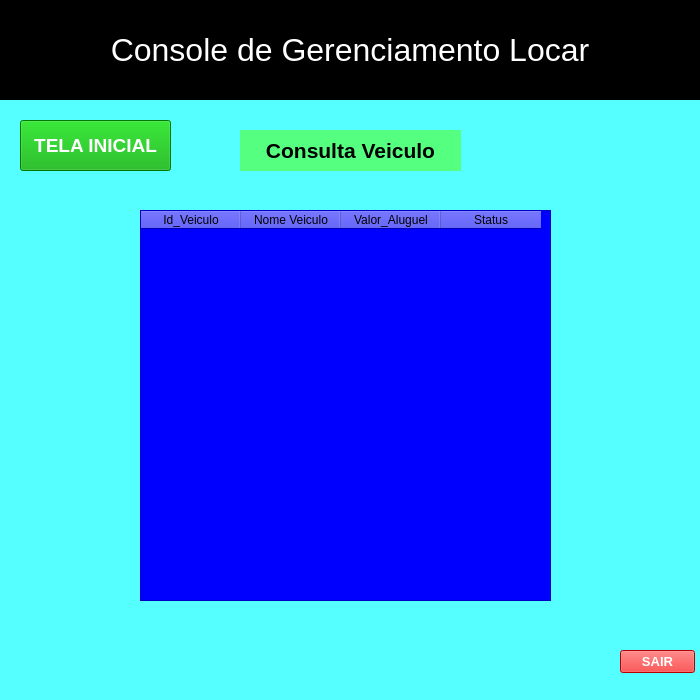
<?xml version="1.0" encoding="UTF-8"?>
<ui version="4.0">
 <class>Locar_Cadastro_Veiculo</class>
 <widget class="QMainWindow" name="Locar_Cadastro_Veiculo">
  <property name="geometry">
   <rect>
    <x>0</x>
    <y>0</y>
    <width>700</width>
    <height>700</height>
   </rect>
  </property>
  <property name="minimumSize">
   <size>
    <width>700</width>
    <height>700</height>
   </size>
  </property>
  <property name="maximumSize">
   <size>
    <width>700</width>
    <height>700</height>
   </size>
  </property>
  <property name="windowTitle">
   <string>Locar</string>
  </property>
  <property name="styleSheet">
   <string notr="true">background-color: rgb(255, 255, 255);
background-color: rgb(85, 255, 255);
</string>
  </property>
  <widget class="QWidget" name="centralwidget">
   <widget class="QLabel" name="subtitulo_console">
    <property name="geometry">
     <rect>
      <x>0</x>
      <y>0</y>
      <width>700</width>
      <height>100</height>
     </rect>
    </property>
    <property name="sizePolicy">
     <sizepolicy hsizetype="Preferred" vsizetype="Preferred">
      <horstretch>0</horstretch>
      <verstretch>0</verstretch>
     </sizepolicy>
    </property>
    <property name="minimumSize">
     <size>
      <width>700</width>
      <height>100</height>
     </size>
    </property>
    <property name="maximumSize">
     <size>
      <width>700</width>
      <height>100</height>
     </size>
    </property>
    <property name="font">
     <font>
      <pointsize>24</pointsize>
     </font>
    </property>
    <property name="styleSheet">
     <string notr="true">background-color: rgb(0, 0, 0);
color: rgb(255, 255, 255);</string>
    </property>
    <property name="lineWidth">
     <number>8</number>
    </property>
    <property name="midLineWidth">
     <number>5</number>
    </property>
    <property name="text">
     <string>Console de Gerenciamento Locar</string>
    </property>
    <property name="textFormat">
     <enum>Qt::PlainText</enum>
    </property>
    <property name="scaledContents">
     <bool>false</bool>
    </property>
    <property name="alignment">
     <set>Qt::AlignCenter</set>
    </property>
   </widget>
   <widget class="QLabel" name="label_2">
    <property name="geometry">
     <rect>
      <x>240</x>
      <y>130</y>
      <width>221</width>
      <height>41</height>
     </rect>
    </property>
    <property name="font">
     <font>
      <pointsize>16</pointsize>
      <weight>75</weight>
      <bold>true</bold>
     </font>
    </property>
    <property name="styleSheet">
     <string notr="true">background-color: rgb(85, 255, 127);</string>
    </property>
    <property name="text">
     <string>Consulta Veiculo</string>
    </property>
    <property name="alignment">
     <set>Qt::AlignCenter</set>
    </property>
   </widget>
   <widget class="QPushButton" name="pushButton_5">
    <property name="geometry">
     <rect>
      <x>620</x>
      <y>650</y>
      <width>75</width>
      <height>23</height>
     </rect>
    </property>
    <property name="font">
     <font>
      <pointsize>10</pointsize>
      <weight>75</weight>
      <bold>true</bold>
     </font>
    </property>
    <property name="styleSheet">
     <string notr="true">background-color: rgb(255, 0, 0);
color: rgb(255, 255, 255);
border-color: rgb(255, 0, 255);</string>
    </property>
    <property name="text">
     <string>SAIR</string>
    </property>
   </widget>
   <widget class="QPushButton" name="pushButton_4">
    <property name="geometry">
     <rect>
      <x>20</x>
      <y>120</y>
      <width>151</width>
      <height>51</height>
     </rect>
    </property>
    <property name="font">
     <font>
      <pointsize>14</pointsize>
      <weight>75</weight>
      <bold>true</bold>
     </font>
    </property>
    <property name="styleSheet">
     <string notr="true">background-color: rgb(0, 0, 255);
background-color: rgb(0, 170, 0);
color: rgb(255, 255, 255);</string>
    </property>
    <property name="text">
     <string>TELA INICIAL</string>
    </property>
   </widget>
   <widget class="QTableWidget" name="tableWidget">
    <property name="geometry">
     <rect>
      <x>140</x>
      <y>210</y>
      <width>411</width>
      <height>391</height>
     </rect>
    </property>
    <property name="styleSheet">
     <string notr="true">background-color: rgb(0, 0, 255);</string>
    </property>
    <column>
     <property name="text">
      <string>Id_Veiculo</string>
     </property>
    </column>
    <column>
     <property name="text">
      <string>Nome Veiculo</string>
     </property>
    </column>
    <column>
     <property name="text">
      <string>Valor_Aluguel</string>
     </property>
    </column>
    <column>
     <property name="text">
      <string>Status</string>
     </property>
    </column>
   </widget>
  </widget>
  <widget class="QStatusBar" name="statusbar"/>
 </widget>
 <resources/>
 <connections/>
</ui>
